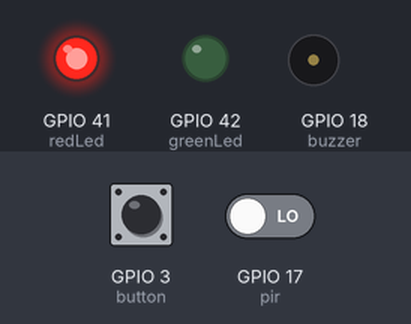
The sketch below on a simulated ESP32-S2. Parts: output pins drawn as LEDs (lit = HIGH), buzzer (waves = sounding). The inputs (shaded band) are chosen by the test bench; at power-on: GPIO 3 (button) LOW, GPIO 17 (pir) LOW. WiFi joins after 1.5 s; servers stay silent unless stated; uploads are accepted with an empty reply; what the sketch prints to the serial monitor is not drawn.

Above: at 3.0 s.
3.1 s: GPIO 3 (button) pulled HIGH for 0.15 s
At 4.6 s:
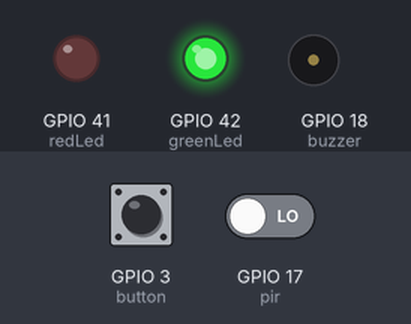
4.9 s: GPIO 17 (pir) driven HIGH
At 6.3 s:
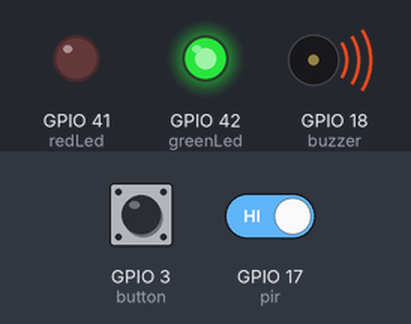
Timing chart, 0 to 12.9 s (numbered marks = the images above; inputs shaded):
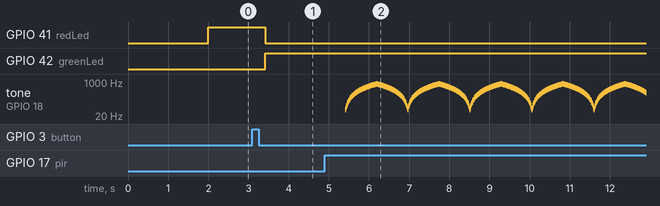

Measured:
- after the input at 3.1 s, GPIO 41 (redLed): HIGH → LOW after 0.31 s; GPIO 42 (greenLed): LOW → HIGH after 0.31 s
- after the input at 4.9 s, tone on GPIO 18 (buzzer): plays 40 Hz for 0.01 s, 50 Hz for 0.01 s, 60 Hz for 0.01 s, 70 Hz for 0.01 s, 80 Hz for 0.01 s, 90 Hz for 0.01 s … (746 notes in this stretch), starting after 0.52 s

The sketch:

code.ino
```cpp
#include <WiFi.h>
#include <WiFiClientSecure.h>
#include <UniversalTelegramBot.h>
#include <HTTPClient.h>

#define button 3
#define redLed 41
#define greenLed 42
#define buzzer 18
#define pir 17


int sistemState = false;
int tonebuzzer, i;
int buttonAnterior = 0;


const char* ssid = "Wokwi-GUEST";
const char* password = "";

#define BOT_TOKEN "9230251904:AAHalE3FgSUe701ZM8P8A56JmPehzJB7I-U"
#define CHAT_ID "-1004364203934"

const char* FIREBASE_URL =
"https://alarme-c1a35-default-rtdb.firebaseio.com/sistema";

WiFiClientSecure client;
UniversalTelegramBot bot(BOT_TOKEN, client);


void setup() {
  pinMode(button, INPUT);
  pinMode(redLed, OUTPUT);
  pinMode(greenLed, OUTPUT);
  pinMode(buzzer, OUTPUT);
  pinMode(pir, INPUT);


  Serial.begin(115200);

  WiFi.begin(ssid, password, 6);

  Serial.print("Conectando ao Wi-Fi");

  while (WiFi.status() != WL_CONNECTED) {
    delay(500);
    Serial.print(".");
  }

  Serial.println("\nWi-Fi conectado!");

  client.setInsecure();

  bot.sendMessage(CHAT_ID, "Sistema de alarme conectado!", "");

}

void loop() {
  static unsigned long ultimaLeitura = 0;

  if (millis() - ultimaLeitura >= 1000) {
    sistemState = lerArmado();
    ultimaLeitura = millis();
  }


  int buttonValue = digitalRead(button);
  int pirValue = digitalRead(pir);


  if (buttonValue == 1 && buttonAnterior == 0) {
    sistemState  = !sistemState;
    atualizarAtivo(sistemState);
    delay(10);
  }
  buttonAnterior = buttonValue;


  if (sistemState == true) {
    digitalWrite(redLed, LOW);
    digitalWrite(greenLed, HIGH);


    if (pirValue == 1) {
      enviarTelegram("Movimento detectado!");
      atualizarMovimento(true);
      tocarBuzzer();


    }

  } else {
    digitalWrite(redLed, HIGH);
    digitalWrite(greenLed, LOW);

  }


  delay(100);
}

void tocarBuzzer() {
  i = 0;
  tonebuzzer  = 40;
  while (i < 10) {
    while (tonebuzzer < 801) {
      tone(buzzer, tonebuzzer);
      Serial.println(tonebuzzer);
      tonebuzzer = tonebuzzer + 10;
      delay(10);
      noTone(buzzer);
    }
    while (tonebuzzer > 40) {
      tone(buzzer, tonebuzzer);
      Serial.println(tonebuzzer);
      tonebuzzer = tonebuzzer - 10;
      delay(10);
      noTone(buzzer);
    }
    tone(buzzer, 760, 100);
    tone(buzzer, 300, 100);
    tone(buzzer, 760, 100);
    tone(buzzer, 300, 100);
    tone(buzzer, 760, 100);
    tone(buzzer, 300, 100);

    i = i + 1;
  }
}


void enviarTelegram(String mensagem) {
  if (WiFi.status() == WL_CONNECTED) {
    bool enviado = bot.sendMessage(CHAT_ID, mensagem, "");

    if (enviado) {
      Serial.println("Mensagem enviada ao Telegram!");
    } else {
      Serial.println("Erro ao enviar mensagem!");
    }
  }
}


void atualizarMovimento(bool movimento){
  if (WiFi.status() == WL_CONNECTED) {
    HTTPClient http;

    http.begin(client,String(FIREBASE_URL) + "/movimento.json");
    http.addHeader("Content-Type", "application/json");

    if(movimento){
      http.PUT("true");
    }else{
      http.PUT("false");
    }

    http.end();
  }

}

void atualizarAtivo(bool ativo){
  if (WiFi.status() == WL_CONNECTED) {
    HTTPClient http;

    http.begin(client,String(FIREBASE_URL) + "/ativo.json");
    http.addHeader("Content-Type", "application/json");

    if(ativo){
      http.PUT("true");
    }else{
      http.PUT("false");
    }

    http.end();
  }

}

bool lerArmado() {
  if (WiFi.status() == WL_CONNECTED) {
    HTTPClient http;

    http.begin(client, String(FIREBASE_URL) + "/ativo.json");

    int httpCode = http.GET();

    if (httpCode == HTTP_CODE_OK) {
      String resposta = http.getString();
      http.end();

      resposta.trim();

      return resposta == "true";
    }

    Serial.println("Erro ao ler Firebase: " + String(httpCode));
    http.end();
  }

  return sistemState;
}
```
